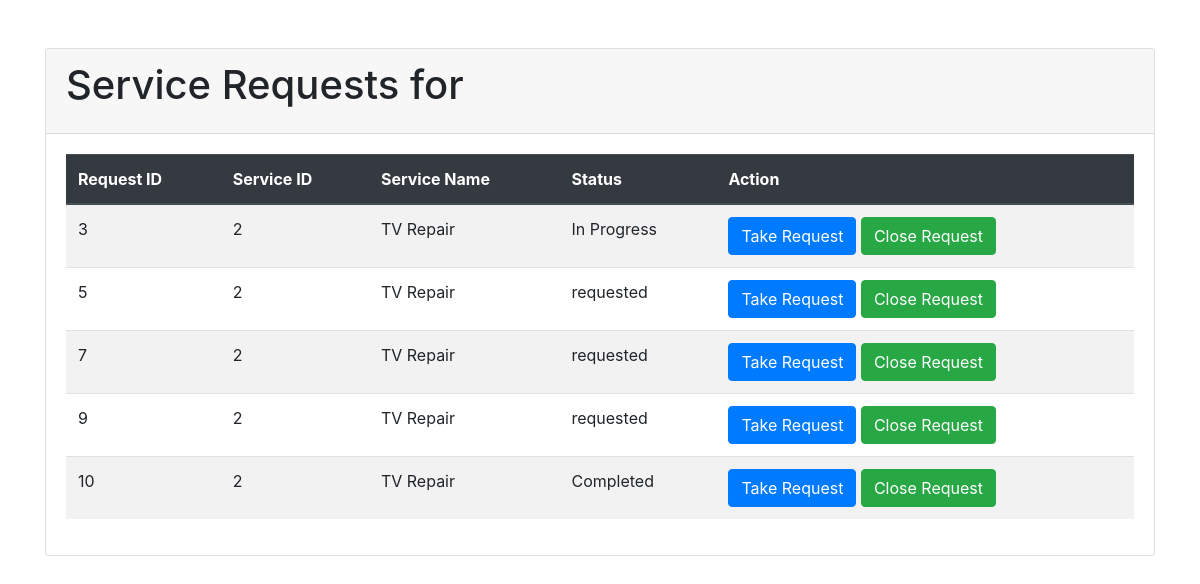
The app's page /view_request_pro/TV Repair/2 with its own data.
### tables this page shows
CREATE TABLE service_requests (
    id INTEGER PRIMARY KEY AUTOINCREMENT,
    service_id INTEGER,
    customer_id INTEGER,
    professional_id INTEGER,
    date_of_request DATETIME DEFAULT CURRENT_TIMESTAMP,
    date_of_completion DATETIME,
    service_status TEXT DEFAULT 'requested',
    remarks TEXT, `service_rating` INTEGER DEFAULT 0,
    FOREIGN KEY (service_id) REFERENCES services (id),
    FOREIGN KEY (customer_id) REFERENCES customers (id),
    FOREIGN KEY (professional_id) REFERENCES professionals (id)
);

CREATE TABLE services (
    id INTEGER PRIMARY KEY AUTOINCREMENT,
    name TEXT NOT NULL,
    price REAL NOT NULL,
    time_required TEXT,
    description TEXT
);

### app.py (the view)
@app.route('/view_request_pro/<string:service_type>/<int:pro_id>')
def view_request_pro(service_type, pro_id):
    conn = get_db_connection()
    cursor = conn.cursor()
    cursor.execute('''
        SELECT sr.id, sr.service_id, s.name as service_name, sr.service_status
        FROM service_requests sr
        JOIN services s ON sr.service_id = s.id
        WHERE s.name = ?
    ''', (service_type,))
    requests = cursor.fetchall()
    conn.close()
    return render_template('professional/view_request_pro.html', requests=requests, pro_id=pro_id)

### app.py (called while the page is built)
def get_db_connection():
    conn = sqlite3.connect('your_database.db')
    conn.row_factory = sqlite3.Row
    return conn

### templates/professional/view_request_pro.html (shortened to what this page needs)
<!DOCTYPE html>
<html lang="en">
<head>
    <link href="{{ url_for('static', filename='bootstrap/css/bootstrap.min.css') }}" rel="stylesheet">
</head>
<body>
    <div class="container mt-5">
        <div class="card">
            <div class="card-header">
                <h1 class="card-title">Service Requests for {{ service_type }}</h1>
            </div>
            <div class="card-body">
                {% if requests %}
                    <table class="table table-striped">
                        <thead class="thead-dark">
                            <tr>
                                <th scope="col">Request ID</th>
                                <th scope="col">Service ID</th>
                                <th scope="col">Service Name</th>
                                <th scope="col">Status</th>
                                <th scope="col">Action</th>
                            </tr>
                        </thead>
                        <tbody>
                            {% for request in requests %}
                            <tr>
                                <td>{{ request.id }}</td>
                                <td>{{ request.service_id }}</td>
                                <td>{{ request.service_name }}</td>
                                <td>{{ request.service_status }}</td>
                                <td>
                                    <form action="{{ url_for('take_request', request_id=request.id, pro_id=pro_id) }}" method="POST" class="d-inline">
                                        <button type="submit" class="btn btn-primary">Take Request</button>
                                    </form>
                                    <form action="{{ url_for('complete_request', request_id=request.id, pro_id=pro_id) }}" method="POST" class="d-inline">
                                        <button type="submit" class="btn btn-success">Close Request</button>
                                    </form>
                                </td>
                            </tr>
                            {% endfor %}
                        </tbody>
                    </table>
                {% else %}
                    <p class="alert alert-info">No service requests found for this service type.</p>
                {% endif %}
            </div>
        </div>
    </div>
</body>
</html>

### records on screen
service_requests: id "3", service_id "2", service_name "TV Repair", service_status "In Progress"
service_requests: id "5", service_id "2", service_name "TV Repair", service_status "requested"
service_requests: id "7", service_id "2", service_name "TV Repair", service_status "requested"
service_requests: id "9", service_id "2", service_name "TV Repair", service_status "requested"
service_requests: id "10", service_id "2", service_name "TV Repair", service_status "Completed"
